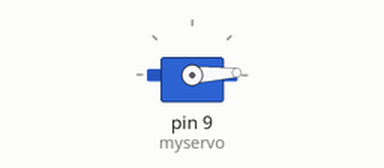
Bench run of a sketch on a simulated Arduino Uno, built with avr-gcc and run on an emulated ATmega328P. On the bench: servo.

Above: at 0.05 s.
At 1.35 s:
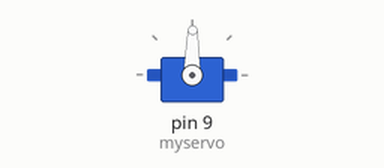
At 2.7 s:
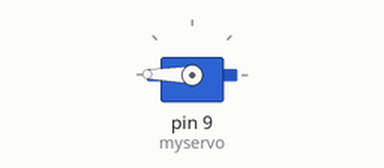
At 5.35 s:
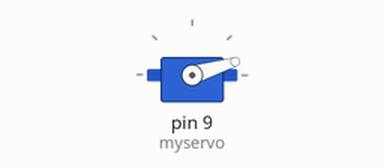
Timing chart, 0 to 7.3 s (numbered marks = the images above):
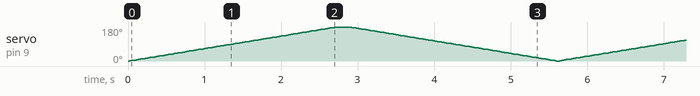

The sketch:

Servo_Sweep_Test.ino
```cpp
#include <Servo.h>

Servo myservo; //create Servo object

int pos = 0;

void setup() {
  // put your setup code here, to run once:
  myservo.attach(9);

}

void loop() {
  // put your main code here, to run repeatedly:
  for (pos = 0; pos <= 190; pos++) {
    myservo.write(pos);
    delay(15);
  }
  for (pos = 180; pos >= 0; pos--) {
    myservo.write(pos);
    delay(15);
  }

}
```
